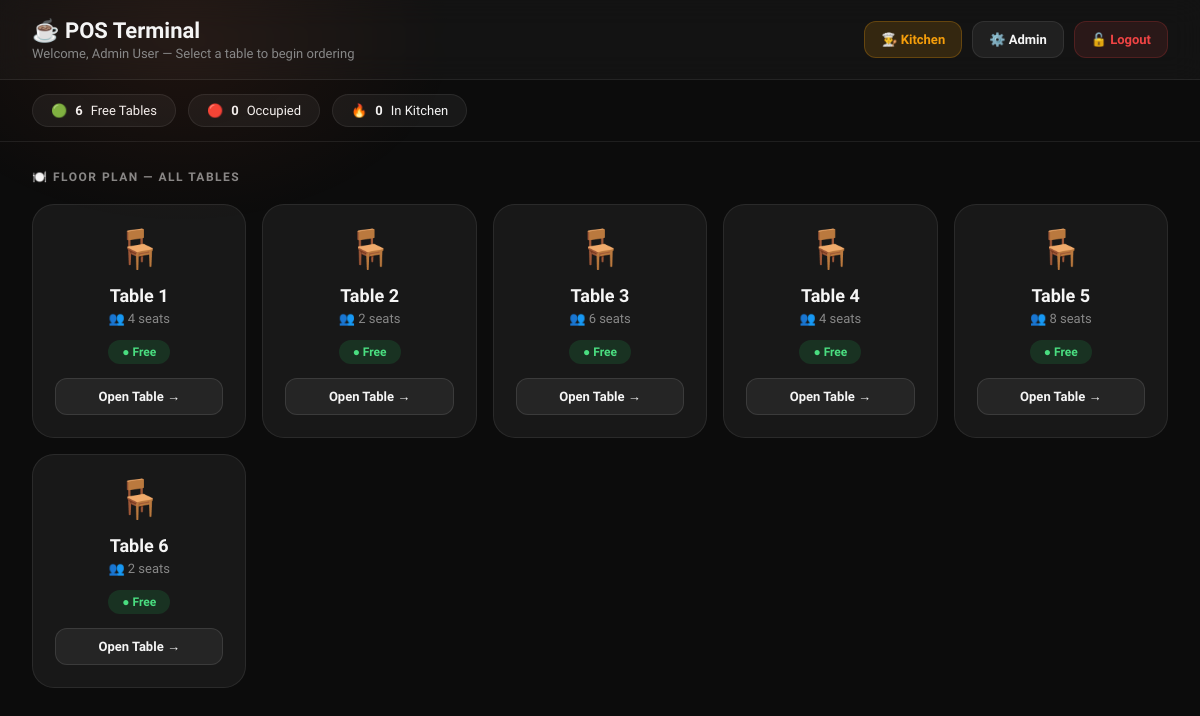
The app's page /pos/index.php (signed in) with its own data.
### tables this page shows
CREATE TABLE IF NOT EXISTS restaurant_tables (
    id INT AUTO_INCREMENT PRIMARY KEY,
    table_number VARCHAR(20) NOT NULL,
    seats INT NOT NULL,
    status ENUM('free','occupied') DEFAULT 'free',
    active ENUM('yes','no') DEFAULT 'yes',
    created_at TIMESTAMP DEFAULT CURRENT_TIMESTAMP
);

### pos/index.php (the view, shortened to what this page needs)
<?php
include("../config/db.php");
$tables = mysqli_query($conn, "SELECT * FROM restaurant_tables WHERE active='yes' ORDER BY id ASC");
$user_name = htmlspecialchars($_SESSION['user_name']);
$free_count     = mysqli_fetch_assoc(mysqli_query($conn, "SELECT COUNT(*) as t FROM restaurant_tables WHERE active='yes' AND status='free'"))['t'];
$occupied_count = mysqli_fetch_assoc(mysqli_query($conn, "SELECT COUNT(*) as t FROM restaurant_tables WHERE active='yes' AND status='occupied'"))['t'];
$kitchen_active = mysqli_fetch_assoc(mysqli_query($conn, "SELECT COUNT(*) as t FROM orders WHERE status IN ('to_cook','preparing')"))['t'];
?>
<!DOCTYPE html>
<html lang="en">
<head>
</head>
<body>
<div class="topbar">
    <div>
        <h1>☕ POS Terminal</h1>
        <p>Welcome, <?php echo $user_name; ?> — Select a table to begin ordering</p>
    </div>
    <div class="topbar-right">
        <a href="../kitchen/kitchen.php" class="btn btn-kitchen">👨‍🍳 Kitchen</a>
        <?php if ($_SESSION['user_role'] === 'admin'): ?>
            <a href="../admin/dashboard.php" class="btn btn-outline">⚙️ Admin</a>
        <?php endif; ?>
        <a href="../auth/logout.php" class="btn btn-red">🔓 Logout</a>
    </div>
</div>
<div class="stats-bar">
    <div class="stat-pill">🟢 <strong><?php echo $free_count; ?></strong> Free Tables</div>
    <div class="stat-pill">🔴 <strong><?php echo $occupied_count; ?></strong> Occupied</div>
    <div class="stat-pill">🔥 <strong><?php echo $kitchen_active; ?></strong> In Kitchen</div>
</div>
<div class="content">
    <div class="section-title">🍽️ Floor Plan — All Tables</div>
    <?php if (mysqli_num_rows($tables) > 0): ?>
    <div class="grid">
        <?php while ($row = mysqli_fetch_assoc($tables)): ?>
        <a class="table-card <?php echo $row['status'] === 'occupied' ? 'occupied' : ''; ?>"
           href="order.php?table_id=<?php echo $row['id']; ?>">
            <div class="t-icon"><?php echo $row['status'] === 'occupied' ? '🍽️' : '🪑'; ?></div>
            <div class="t-name"><?php echo htmlspecialchars($row['table_number']); ?></div>
            <div class="t-seats">👥 <?php echo $row['seats']; ?> seats</div>
            <div class="t-status <?php echo $row['status'] === 'free' ? 's-free' : 's-occupied'; ?>">
                <?php echo $row['status'] === 'free' ? '● Free' : '● Occupied'; ?>
            </div>
            <div class="t-btn"><?php echo $row['status'] === 'occupied' ? 'Add Items →' : 'Open Table →'; ?></div>
        </a>
        <?php endwhile; ?>
    </div>
    <?php endif; ?>
</div>
</body>
</html>

### pos/index.php (style rules this page uses)
*,*::before,*::after { margin:0;padding:0;box-sizing:border-box; }
:root { --primary:#FF6B35;--primary-dark:#E85520;--bg:#0C0C0C;--card:rgba(255,255,255,0.05);--border:rgba(255,255,255,0.08);--text:#F5F5F5;--muted:#888; }
body { font-family:'Sora',sans-serif;background:var(--bg);color:var(--text);min-height:100vh; }
body::before { content:'';position:fixed;top:-20%;left:-10%;width:50%;height:50%;background:radial-gradient(ellipse,rgba(255,107,53,0.08) 0%,transparent 65%);pointer-events:none; }
.topbar { background:rgba(255,255,255,0.03);border-bottom:1px solid var(--border);padding:18px 32px;display:flex;justify-content:space-between;align-items:center;flex-wrap:wrap;gap:14px;position:sticky;top:0;z-index:50;backdrop-filter:blur(14px); }
.topbar h1 { font-size:22px;font-weight:800; }
.topbar p { font-size:13px;color:var(--muted);margin-top:3px; }
.topbar-right { display:flex;gap:10px;flex-wrap:wrap; }
.btn { text-decoration:none;padding:10px 16px;border-radius:12px;font-family:'Sora',sans-serif;font-size:13px;font-weight:600;cursor:pointer;border:none;transition:all 0.2s;display:inline-flex;align-items:center;gap:7px; }
.btn-outline { background:rgba(255,255,255,0.06);color:var(--text);border:1px solid var(--border); }
.btn-kitchen { background:rgba(245,158,11,0.15);color:#F59E0B;border:1px solid rgba(245,158,11,0.25); }
.btn-red { background:rgba(239,68,68,0.1);color:#EF4444;border:1px solid rgba(239,68,68,0.2); }
.stats-bar { display:flex;gap:12px;padding:14px 32px;border-bottom:1px solid var(--border);flex-wrap:wrap; }
.stat-pill { background:var(--card);border:1px solid var(--border);border-radius:999px;padding:8px 18px;font-size:13px;display:flex;align-items:center;gap:8px; }
.content { padding:28px 32px; }
.section-title { font-size:12px;text-transform:uppercase;letter-spacing:1.5px;color:var(--muted);font-weight:700;margin-bottom:20px; }
.grid { display:grid;grid-template-columns:repeat(auto-fill,minmax(195px,1fr));gap:16px; }
.table-card { background:var(--card);border:1px solid var(--border);border-radius:22px;padding:22px;text-align:center;transition:all 0.25s;cursor:pointer;text-decoration:none;color:var(--text);display:block; }
.t-icon { font-size:38px;margin-bottom:14px; }
.t-name { font-size:18px;font-weight:700;margin-bottom:5px; }
.t-seats { font-size:13px;color:var(--muted);margin-bottom:14px; }
.t-status { display:inline-flex;align-items:center;gap:6px;padding:5px 14px;border-radius:999px;font-size:12px;font-weight:700; }
.s-free { background:rgba(34,197,94,0.15);color:#4ade80; }
.t-btn { margin-top:14px;display:block;background:rgba(255,255,255,0.06);border:1px solid rgba(255,255,255,0.1);border-radius:12px;padding:10px;font-size:13px;font-weight:700;transition:0.2s; }

### records on screen
restaurant_tables: table_number "Table 1", seats "4", status "● Free"
restaurant_tables: table_number "Table 2", seats "2", status "● Free"
restaurant_tables: table_number "Table 3", seats "6", status "● Free"
restaurant_tables: table_number "Table 4", seats "4", status "● Free"
restaurant_tables: table_number "Table 5", seats "8", status "● Free"
restaurant_tables: table_number "Table 6", seats "2", status "● Free"

### other values on screen
$user_name "Admin User"
$free_count "6"
$occupied_count "0"
$kitchen_active "0"
